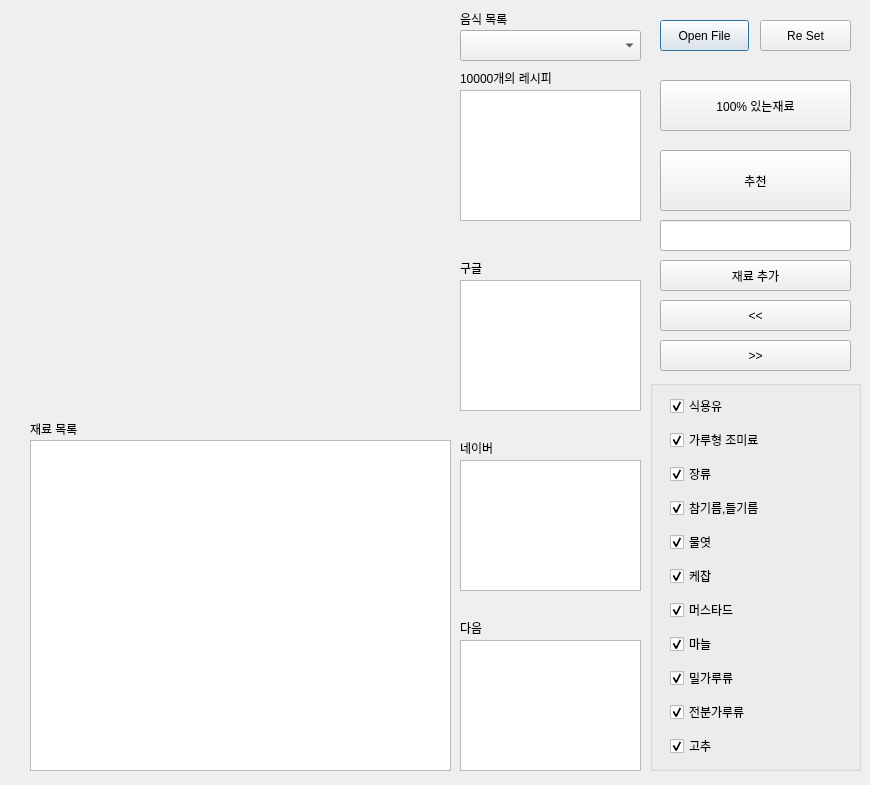
<?xml version="1.0" encoding="UTF-8"?>
<ui version="4.0">
 <class>Dialog</class>
 <widget class="QDialog" name="Dialog">
  <property name="geometry">
   <rect>
    <x>0</x>
    <y>0</y>
    <width>870</width>
    <height>785</height>
   </rect>
  </property>
  <property name="windowTitle">
   <string>Dialog</string>
  </property>
  <widget class="QGroupBox" name="groupBox">
   <property name="geometry">
    <rect>
     <x>650</x>
     <y>380</y>
     <width>211</width>
     <height>391</height>
    </rect>
   </property>
   <property name="title">
    <string/>
   </property>
   <widget class="QWidget" name="gridLayoutWidget">
    <property name="geometry">
     <rect>
      <x>20</x>
      <y>10</y>
      <width>160</width>
      <height>416</height>
     </rect>
    </property>
    <layout class="QGridLayout" name="gridLayout">
     <item row="3" column="0">
      <widget class="QCheckBox" name="check4">
       <property name="text">
        <string>참기름,들기름</string>
       </property>
       <property name="checked">
        <bool>true</bool>
       </property>
      </widget>
     </item>
     <item row="8" column="0">
      <widget class="QCheckBox" name="check9">
       <property name="text">
        <string>밀가루류</string>
       </property>
       <property name="checked">
        <bool>true</bool>
       </property>
      </widget>
     </item>
     <item row="1" column="0">
      <widget class="QCheckBox" name="check2">
       <property name="text">
        <string>가루형 조미료</string>
       </property>
       <property name="checked">
        <bool>true</bool>
       </property>
      </widget>
     </item>
     <item row="9" column="0">
      <widget class="QCheckBox" name="check10">
       <property name="text">
        <string>전분가루류</string>
       </property>
       <property name="checked">
        <bool>true</bool>
       </property>
      </widget>
     </item>
     <item row="2" column="0">
      <widget class="QCheckBox" name="check3">
       <property name="text">
        <string>장류</string>
       </property>
       <property name="checked">
        <bool>true</bool>
       </property>
      </widget>
     </item>
     <item row="4" column="0">
      <widget class="QCheckBox" name="check5">
       <property name="text">
        <string>물엿</string>
       </property>
       <property name="checked">
        <bool>true</bool>
       </property>
      </widget>
     </item>
     <item row="5" column="0">
      <widget class="QCheckBox" name="check6">
       <property name="text">
        <string>케찹</string>
       </property>
       <property name="checked">
        <bool>true</bool>
       </property>
      </widget>
     </item>
     <item row="7" column="0">
      <widget class="QCheckBox" name="check8">
       <property name="text">
        <string>마늘</string>
       </property>
       <property name="checked">
        <bool>true</bool>
       </property>
      </widget>
     </item>
     <item row="0" column="0">
      <widget class="QCheckBox" name="check1">
       <property name="text">
        <string>식용유</string>
       </property>
       <property name="checked">
        <bool>true</bool>
       </property>
      </widget>
     </item>
     <item row="6" column="0">
      <widget class="QCheckBox" name="check7">
       <property name="text">
        <string>머스타드</string>
       </property>
       <property name="checked">
        <bool>true</bool>
       </property>
      </widget>
     </item>
     <item row="10" column="0">
      <widget class="QCheckBox" name="check11">
       <property name="text">
        <string>고추</string>
       </property>
       <property name="checked">
        <bool>true</bool>
       </property>
      </widget>
     </item>
     <item row="11" column="0">
      <widget class="QCheckBox" name="check12">
       <property name="text">
        <string>올리고당</string>
       </property>
       <property name="checked">
        <bool>true</bool>
       </property>
      </widget>
     </item>
    </layout>
   </widget>
  </widget>
  <widget class="QPushButton" name="file">
   <property name="geometry">
    <rect>
     <x>660</x>
     <y>20</y>
     <width>89</width>
     <height>31</height>
    </rect>
   </property>
   <property name="text">
    <string>Open File</string>
   </property>
  </widget>
  <widget class="QTextBrowser" name="ingredientbox">
   <property name="geometry">
    <rect>
     <x>30</x>
     <y>440</y>
     <width>421</width>
     <height>331</height>
    </rect>
   </property>
  </widget>
  <widget class="QTextBrowser" name="linkbox">
   <property name="geometry">
    <rect>
     <x>460</x>
     <y>90</y>
     <width>181</width>
     <height>131</height>
    </rect>
   </property>
  </widget>
  <widget class="QComboBox" name="foodbox">
   <property name="geometry">
    <rect>
     <x>460</x>
     <y>30</y>
     <width>181</width>
     <height>31</height>
    </rect>
   </property>
  </widget>
  <widget class="QLabel" name="Pixmap">
   <property name="geometry">
    <rect>
     <x>30</x>
     <y>20</y>
     <width>421</width>
     <height>391</height>
    </rect>
   </property>
   <property name="text">
    <string/>
   </property>
  </widget>
  <widget class="QPushButton" name="reset">
   <property name="geometry">
    <rect>
     <x>760</x>
     <y>20</y>
     <width>91</width>
     <height>31</height>
    </rect>
   </property>
   <property name="text">
    <string>Re Set</string>
   </property>
  </widget>
  <widget class="QPushButton" name="suggestion">
   <property name="geometry">
    <rect>
     <x>660</x>
     <y>80</y>
     <width>191</width>
     <height>51</height>
    </rect>
   </property>
   <property name="text">
    <string>100% 있는재료</string>
   </property>
  </widget>
  <widget class="QPushButton" name="suggestion2">
   <property name="geometry">
    <rect>
     <x>660</x>
     <y>150</y>
     <width>191</width>
     <height>61</height>
    </rect>
   </property>
   <property name="text">
    <string>추천</string>
   </property>
  </widget>
  <widget class="QPushButton" name="add">
   <property name="geometry">
    <rect>
     <x>660</x>
     <y>260</y>
     <width>191</width>
     <height>31</height>
    </rect>
   </property>
   <property name="text">
    <string>재료 추가</string>
   </property>
  </widget>
  <widget class="QPushButton" name="since">
   <property name="geometry">
    <rect>
     <x>660</x>
     <y>300</y>
     <width>191</width>
     <height>31</height>
    </rect>
   </property>
   <property name="text">
    <string>&lt;&lt;</string>
   </property>
  </widget>
  <widget class="QPushButton" name="next">
   <property name="geometry">
    <rect>
     <x>660</x>
     <y>340</y>
     <width>191</width>
     <height>31</height>
    </rect>
   </property>
   <property name="text">
    <string>&gt;&gt;</string>
   </property>
  </widget>
  <widget class="QLineEdit" name="lineEdit">
   <property name="geometry">
    <rect>
     <x>660</x>
     <y>220</y>
     <width>191</width>
     <height>31</height>
    </rect>
   </property>
  </widget>
  <widget class="QTextBrowser" name="linkbox_2">
   <property name="geometry">
    <rect>
     <x>460</x>
     <y>280</y>
     <width>181</width>
     <height>131</height>
    </rect>
   </property>
  </widget>
  <widget class="QTextBrowser" name="linkbox_3">
   <property name="geometry">
    <rect>
     <x>460</x>
     <y>460</y>
     <width>181</width>
     <height>131</height>
    </rect>
   </property>
  </widget>
  <widget class="QTextBrowser" name="linkbox_4">
   <property name="geometry">
    <rect>
     <x>460</x>
     <y>640</y>
     <width>181</width>
     <height>131</height>
    </rect>
   </property>
  </widget>
  <widget class="QLabel" name="label">
   <property name="geometry">
    <rect>
     <x>460</x>
     <y>70</y>
     <width>171</width>
     <height>16</height>
    </rect>
   </property>
   <property name="text">
    <string>10000개의 레시피</string>
   </property>
  </widget>
  <widget class="QLabel" name="label_2">
   <property name="geometry">
    <rect>
     <x>460</x>
     <y>260</y>
     <width>171</width>
     <height>16</height>
    </rect>
   </property>
   <property name="text">
    <string>구글</string>
   </property>
  </widget>
  <widget class="QLabel" name="label_3">
   <property name="geometry">
    <rect>
     <x>460</x>
     <y>440</y>
     <width>171</width>
     <height>16</height>
    </rect>
   </property>
   <property name="text">
    <string>네이버</string>
   </property>
  </widget>
  <widget class="QLabel" name="label_4">
   <property name="geometry">
    <rect>
     <x>460</x>
     <y>620</y>
     <width>171</width>
     <height>16</height>
    </rect>
   </property>
   <property name="text">
    <string>다음</string>
   </property>
  </widget>
  <widget class="QLabel" name="label_5">
   <property name="geometry">
    <rect>
     <x>30</x>
     <y>420</y>
     <width>67</width>
     <height>17</height>
    </rect>
   </property>
   <property name="text">
    <string>재료 목록</string>
   </property>
  </widget>
  <widget class="QLabel" name="label_6">
   <property name="geometry">
    <rect>
     <x>460</x>
     <y>10</y>
     <width>67</width>
     <height>17</height>
    </rect>
   </property>
   <property name="text">
    <string>음식 목록</string>
   </property>
  </widget>
 </widget>
 <resources/>
 <connections/>
</ui>
